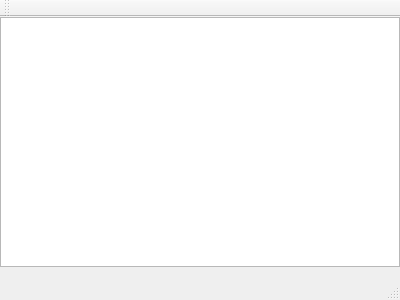
<?xml version="1.0" encoding="UTF-8"?>
<ui version="4.0">
 <class>MainWindow</class>
 <widget class="QMainWindow" name="MainWindow">
  <property name="geometry">
   <rect>
    <x>0</x>
    <y>0</y>
    <width>400</width>
    <height>300</height>
   </rect>
  </property>
  <property name="windowTitle">
   <string>MainWindow</string>
  </property>
  <widget class="QWidget" name="centralWidget">
   <widget class="QGraphicsView" name="graphicsView">
    <property name="geometry">
     <rect>
      <x>0</x>
      <y>0</y>
      <width>400</width>
      <height>250</height>
     </rect>
    </property>
   </widget>
  </widget>
  <widget class="QMenuBar" name="menuBar">
   <property name="geometry">
    <rect>
     <x>0</x>
     <y>0</y>
     <width>400</width>
     <height>26</height>
    </rect>
   </property>
  </widget>
  <widget class="QToolBar" name="mainToolBar">
   <attribute name="toolBarArea">
    <enum>TopToolBarArea</enum>
   </attribute>
   <attribute name="toolBarBreak">
    <bool>false</bool>
   </attribute>
  </widget>
  <widget class="QStatusBar" name="statusBar"/>
 </widget>
 <layoutdefault spacing="6" margin="11"/>
 <resources/>
 <connections/>
</ui>
